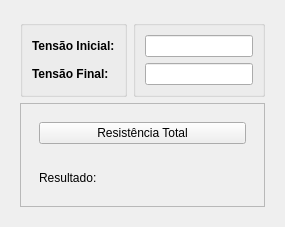
            <widget class="QWidget" name="tab_3">
             <attribute name="title">
              <string>Resistência Total</string>
             </attribute>
             <layout class="QGridLayout" name="gridLayout_14">
              <item row="0" column="0">
               <widget class="QFrame" name="frame_17">
                <property name="frameShape">
                 <enum>QFrame::NoFrame</enum>
                </property>
                <property name="frameShadow">
                 <enum>QFrame::Raised</enum>
                </property>
                <layout class="QGridLayout" name="gridLayout_15">
                 <item row="1" column="0" colspan="2">
                  <widget class="QFrame" name="frame_20">
                   <property name="sizePolicy">
                    <sizepolicy hsizetype="Expanding" vsizetype="Preferred">
                     <horstretch>0</horstretch>
                     <verstretch>0</verstretch>
                    </sizepolicy>
                   </property>
                   <property name="frameShape">
                    <enum>QFrame::StyledPanel</enum>
                   </property>
                   <property name="frameShadow">
                    <enum>QFrame::Raised</enum>
                   </property>
                   <layout class="QVBoxLayout" name="verticalLayout_10">
                    <item>
                     <widget class="QFrame" name="frame_25">
                      <property name="frameShape">
                       <enum>QFrame::NoFrame</enum>
                      </property>
                      <property name="frameShadow">
                       <enum>QFrame::Raised</enum>
                      </property>
                      <layout class="QGridLayout" name="gridLayout_20">
                       <item row="0" column="0">
                        <widget class="QPushButton" name="btn_resistenciaTotal">
                         <property name="text">
                          <string>Resistência Total</string>
                         </property>
                        </widget>
                       </item>
                      </layout>
                     </widget>
                    </item>
                    <item>
                     <widget class="QFrame" name="frame_26">
                      <property name="frameShape">
                       <enum>QFrame::NoFrame</enum>
                      </property>
                      <property name="frameShadow">
                       <enum>QFrame::Raised</enum>
                      </property>
                      <layout class="QGridLayout" name="gridLayout_21">
                       <item row="0" column="0">
                        <widget class="QLabel" name="label_resistenciaTotal">
                         <property name="maximumSize">
                          <size>
                           <width>80</width>
                           <height>25</height>
                          </size>
                         </property>
                         <property name="text">
                          <string>Resultado:</string>
                         </property>
                        </widget>
                       </item>
                       <item row="0" column="1">
                        <spacer name="horizontalSpacer_3">
                         <property name="orientation">
                          <enum>Qt::Horizontal</enum>
                         </property>
                         <property name="sizeHint" stdset="0">
                          <size>
                           <width>40</width>
                           <height>20</height>
                          </size>
                         </property>
                        </spacer>
                       </item>
                      </layout>
                     </widget>
                    </item>
                   </layout>
                  </widget>
                 </item>
                 <item row="0" column="0">
                  <widget class="QGroupBox" name="groupBox_18">
                   <property name="sizePolicy">
                    <sizepolicy hsizetype="Expanding" vsizetype="Preferred">
                     <horstretch>0</horstretch>
                     <verstretch>0</verstretch>
                    </sizepolicy>
                   </property>
                   <layout class="QVBoxLayout" name="verticalLayout_8">
                    <item>
                     <widget class="QLabel" name="label_tensaoInicial">
                      <property name="maximumSize">
                       <size>
                        <width>100</width>
                        <height>25</height>
                       </size>
                      </property>
                      <property name="font">
                       <font>
                        <pointsize>9</pointsize>
                        <weight>75</weight>
                        <bold>true</bold>
                       </font>
                      </property>
                      <property name="text">
                       <string>Tensão Inicial:</string>
                      </property>
                     </widget>
                    </item>
                    <item>
                     <widget class="QLabel" name="label_tensaoFinal">
                      <property name="maximumSize">
                       <size>
                        <width>100</width>
                        <height>25</height>
                       </size>
                      </property>
                      <property name="font">
                       <font>
                        <pointsize>9</pointsize>
                        <weight>75</weight>
                        <bold>true</bold>
                       </font>
                      </property>
                      <property name="text">
                       <string>Tensão Final:</string>
                      </property>
                     </widget>
                    </item>
                   </layout>
                  </widget>
                 </item>
                 <item row="0" column="1">
                  <widget class="QGroupBox" name="groupBox_19">
                   <property name="sizePolicy">
                    <sizepolicy hsizetype="Expanding" vsizetype="Preferred">
                     <horstretch>0</horstretch>
                     <verstretch>0</verstretch>
                    </sizepolicy>
                   </property>
                   <layout class="QVBoxLayout" name="verticalLayout_7">
                    <item>
                     <widget class="QLineEdit" name="entry_tensaoInicial">
                      <property name="maximumSize">
                       <size>
                        <width>150</width>
                        <height>16777215</height>
                       </size>
                      </property>
                     </widget>
                    </item>
                    <item>
                     <widget class="QLineEdit" name="entry_tensaoFinal">
                      <property name="maximumSize">
                       <size>
                        <width>150</width>
                        <height>16777215</height>
                       </size>
                      </property>
                     </widget>
                    </item>
                   </layout>
                  </widget>
                 </item>
                </layout>
               </widget>
              </item>
             </layout>
            </widget>
